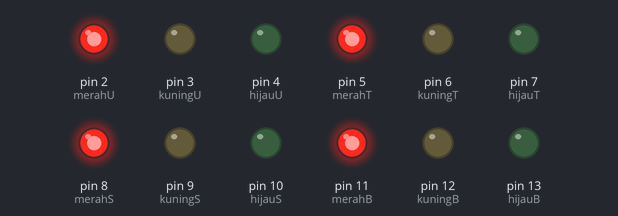
A sketch run on a simulated Arduino Uno, built with avr-gcc and run on an emulated ATmega328P. Shown: output pins drawn as LEDs (lit = HIGH).

Above: at 0.1 s.
At 2.1 s:
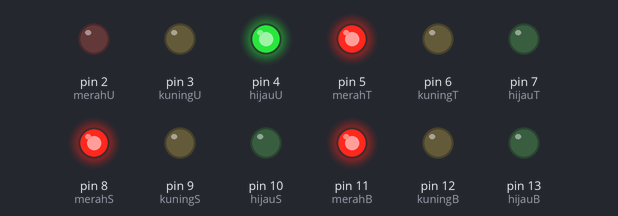
At 8.9 s:
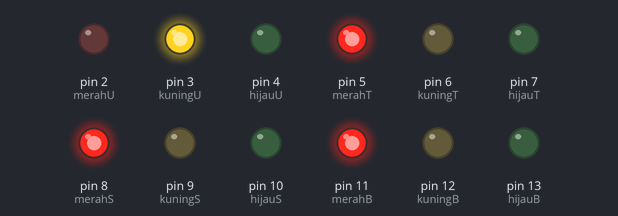
At 18.2 s:
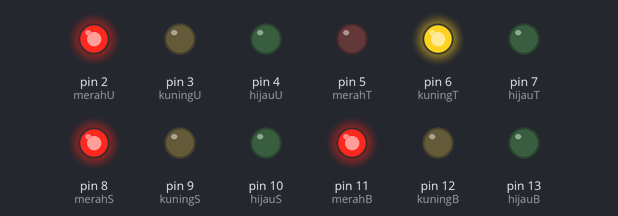
At 27.5 s:
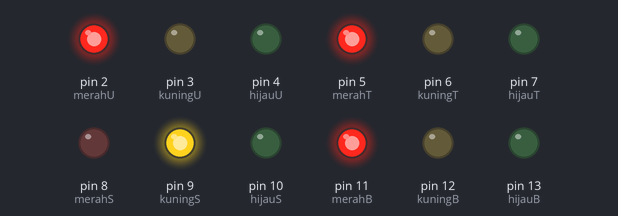
At 36.8 s:
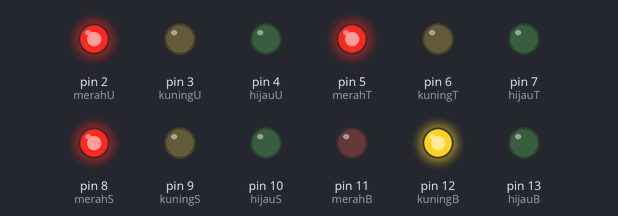
Timing chart, 0 to 40.0 s (numbered marks = the images above):
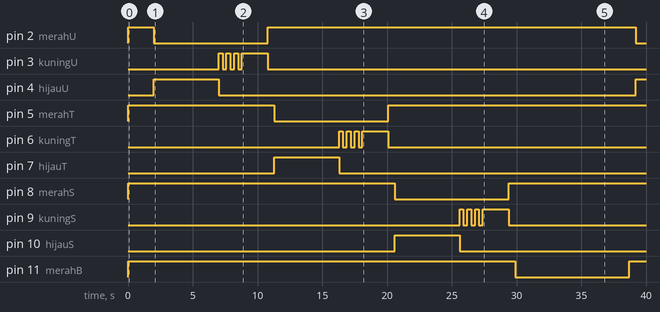

The sketch:

sizzling_snicket1.ino
```cpp
int merahU = 2, kuningU = 3, hijauU = 4;
int merahT = 5, kuningT = 6, hijauT = 7;
int merahS = 8, kuningS = 9, hijauS = 10;
int merahB = 11, kuningB = 12, hijauB = 13;

void setup() {
  pinMode(merahU, OUTPUT); pinMode(kuningU, OUTPUT); pinMode(hijauU, OUTPUT);
  pinMode(merahT, OUTPUT); pinMode(kuningT, OUTPUT); pinMode(hijauT, OUTPUT);
  pinMode(merahS, OUTPUT); pinMode(kuningS, OUTPUT); pinMode(hijauS, OUTPUT);
  pinMode(merahB, OUTPUT); pinMode(kuningB, OUTPUT); pinMode(hijauB, OUTPUT);

  semuaMerah();
  delay(2000);
}

void loop() {
  aktifkanSimpang(hijauU, kuningU, merahU);
  aktifkanSimpang(hijauT, kuningT, merahT);
  aktifkanSimpang(hijauS, kuningS, merahS);
  aktifkanSimpang(hijauB, kuningB, merahB);
}

void aktifkanSimpang(int pinHijau, int pinKuning, int pinMerah) {
  semuaMerah();

  digitalWrite(pinMerah, LOW);
  digitalWrite(pinHijau, HIGH);
  delay(5000);

  digitalWrite(pinHijau, LOW);
  kedipKuning(pinKuning, 3);

  digitalWrite(pinKuning, HIGH);
  delay(2000);

  digitalWrite(pinKuning, LOW);
  digitalWrite(pinMerah, HIGH);
  delay(500);
}

void kedipKuning(int pinKuning, int nKali) {
  for (int i = 0; i < nKali; i++) {
    digitalWrite(pinKuning, HIGH);
    delay(300);
    digitalWrite(pinKuning, LOW);
    delay(300);
  }
}

void semuaMerah() {
  digitalWrite(hijauU, LOW);  digitalWrite(kuningU, LOW);  digitalWrite(merahU, HIGH);
  digitalWrite(hijauT, LOW);  digitalWrite(kuningT, LOW);  digitalWrite(merahT, HIGH);
  digitalWrite(hijauS, LOW);  digitalWrite(kuningS, LOW);  digitalWrite(merahS, HIGH);
  digitalWrite(hijauB, LOW);  digitalWrite(kuningB, LOW);  digitalWrite(merahB, HIGH);
}
```

Measured:
- by itself, pin 2 (merahU): HIGH → LOW at 2.0 s, → HIGH 8.8 s later, → LOW 28.4 s later
- by itself, pin 3 (kuningU), pin 6 (kuningT), pin 9 (kuningS), pin 12 (kuningB): goes 3 × (HIGH 0.30 s, LOW 0.30 s), HIGH 2.0 s, then LOW
- by itself, pin 4 (hijauU): LOW → HIGH at 2.0 s, → LOW 5.0 s later, → HIGH 32.2 s later
- by itself, pin 5 (merahT): HIGH → LOW at 11.3 s, → HIGH 8.8 s later
- by itself, pin 7 (hijauT): LOW → HIGH at 11.3 s, → LOW 5.0 s later
- by itself, pin 8 (merahS): HIGH → LOW at 20.6 s, → HIGH 8.8 s later
- by itself, pin 10 (hijauS): LOW → HIGH at 20.6 s, → LOW 5.0 s later
- by itself, pin 11 (merahB): HIGH → LOW at 29.9 s, → HIGH 8.8 s later
